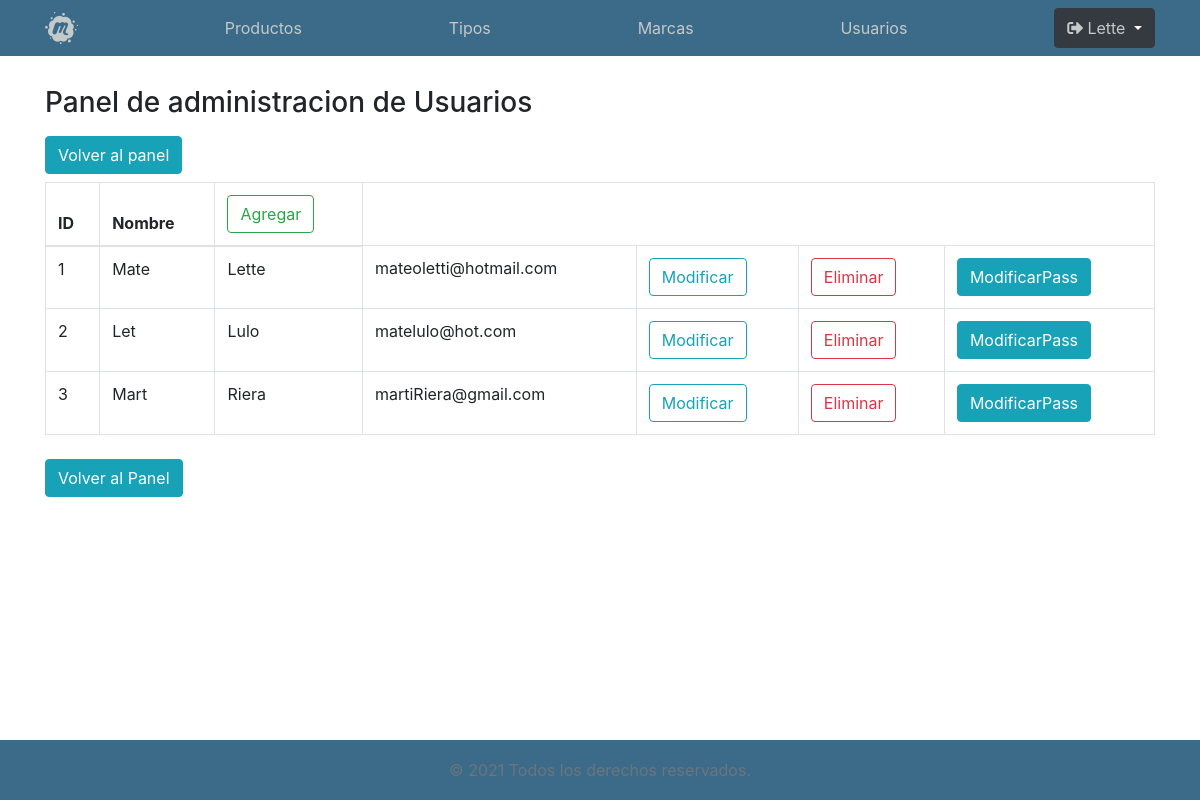
Screenshot of /adminUsuarios.php (signed in) with the database file from the repository.
### tables this page shows
Create table usuarios(
idUsuario int auto_increment,
nomUsuario varchar(50),
apeUsuario varchar(50),
emailUsuario varchar(50),
primary key (idUsuario),
unique key (emailUsuario)


);

### funciones/usuarios.php (called while the page is built, shortened)
<?php
function listarUsu(){
    $link = conectar();
    $sql = "SELECT idUsuario, nomUsuario, apeUsuario, emailUsuario
                 FROM usuarios";
    $resultado = mysqli_query($link,$sql)
                or die(mysqli_error($link));
    return $resultado;
}

### adminUsuarios.php (the view, shortened to what this page needs)
    <?php
    require "funciones/usuarios.php";
    $usuarios = listarUsu();
    include "includes/nav.php";
?>
    <main class="container">
    <h3>Panel de administracion de Usuarios</h3>
    <a href="admin.php" class="btn btn-info my-2">
        Volver al panel
    </a>
    <table class="table table-bordered  table-hover">
    <thead>
        <tr>
            <th scope="col">ID</th>
            <th scope="col">Nombre</th>
            <th scope="col">
                <a href="formAgregarUsuario.php" class="btn btn-outline-success">Agregar</a>
            </th>
        </tr>
    </thead>
    <tbody>
    <?php
while($usuario = mysqli_fetch_assoc($usuarios)){
?>
        <tr>
            <td><?=$usuario["idUsuario"]?></td>
            <td><?=$usuario["nomUsuario"] ?></td>
            <td><?=$usuario["apeUsuario"] ?></td>
            <td><?=$usuario["emailUsuario"] ?></td>
            <td><a href="formModificarUsuario.php?idUsuario=<?=$usuario["idUsuario"] ?> " class="btn btn-outline-info">Modificar</a></td>
            <td><a href="formEliminarUsuario.php?idUsuario=<?= $usuario["idUsuario"]?>" class="btn btn-outline-danger">Eliminar</a> </td>
            <td><a href="formModificarPass.php?idUsuario=<?= $usuario["idUsuario"]?>" class="btn btn-info">ModificarPass</a> </td>
        </tr>
        <?php
}
?>
    </tbody>
    </table>
    <a href="admin.php" class="btn btn-info my-2"> Volver al Panel</a>
    </main>
<?php include "includes/footer.php" ?>

### css/estilos.css (style rules this page uses)
html { position: relative; min-height: 100%; }
body { margin-bottom: 60px; }
main { margin-top: 30px; }

### rows the page displays
usuarios: idUsuario "1", nomUsuario "Mate", apeUsuario "Lette", emailUsuario "mateoletti@hotmail.com"
usuarios: idUsuario "2", nomUsuario "Let", apeUsuario "Lulo", emailUsuario "matelulo@hot.com"
usuarios: idUsuario "3", nomUsuario "Mart", apeUsuario "Riera", emailUsuario "martiRiera@gmail.com"

### other values shown
$_SESSION["usuario"] "Lette"
